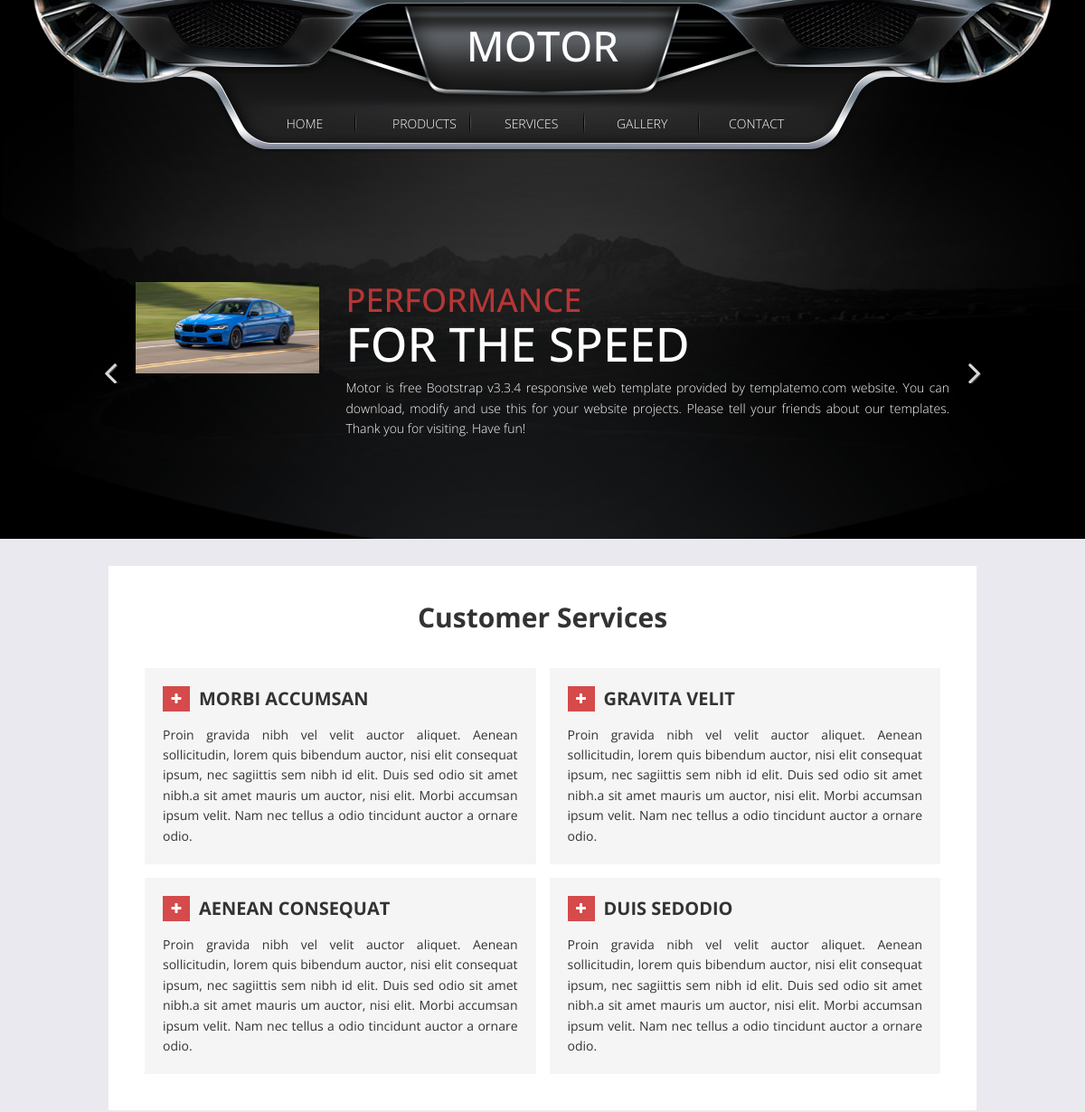
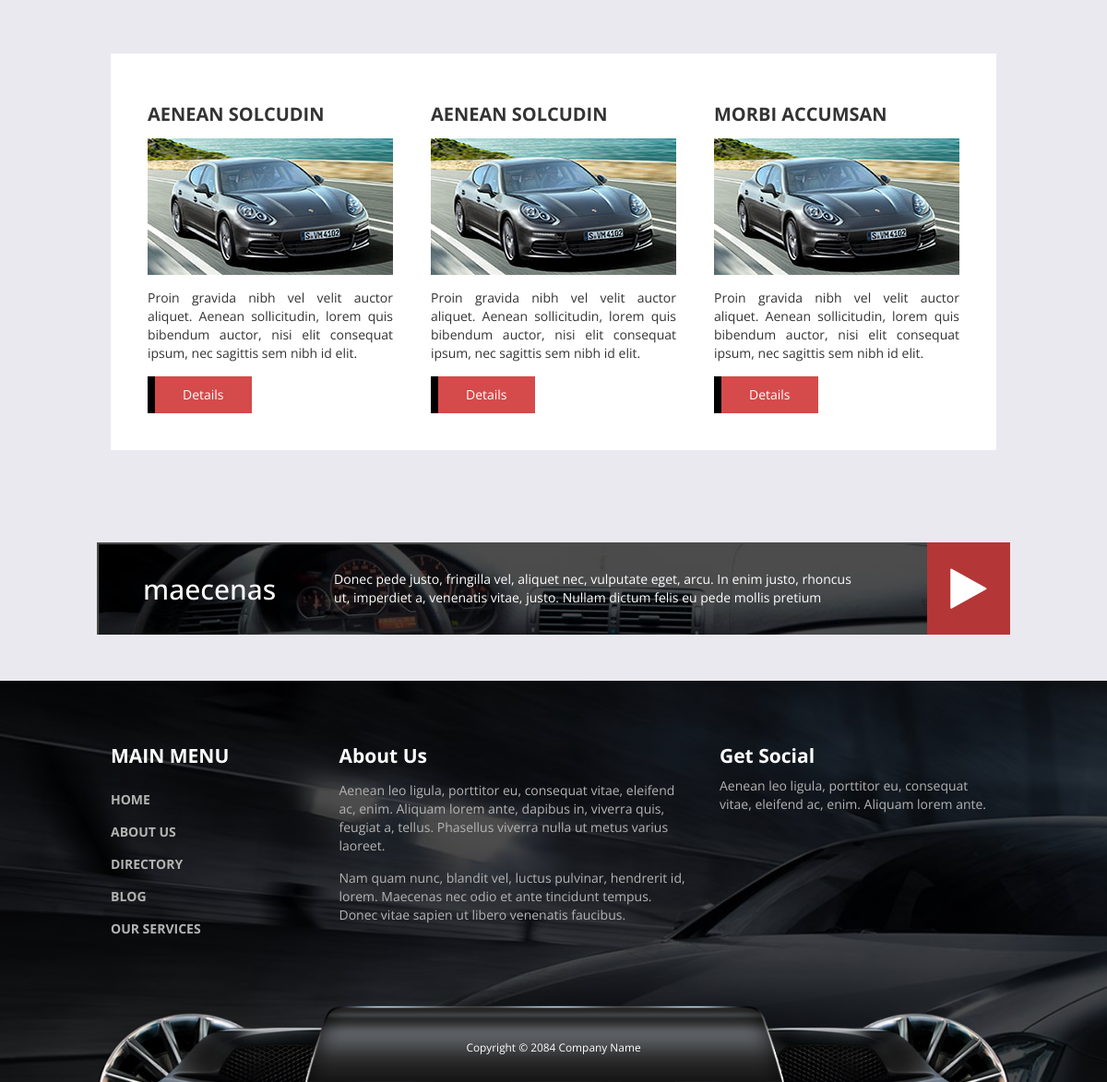
Page /services/ on the committed database (2 pictures, top to bottom).
### main/models.py (models this page shows, shortened)
class HomeSlider(models.Model):
    name1 = models.CharField('Slider name1', max_length=30)
    name2 = models.CharField('Slider name2', max_length=30)
    about = models.TextField('Slider about')
    img = models.ImageField('Slider image', upload_to='media')
    class Meta:
        verbose_name = 'HomeSlider'
        verbose_name_plural = 'HomeSliders'

class Banner(models.Model):
    banner_title = models.CharField('Banner title', max_length=30)
    description = models.TextField('Banner description')
    Banner_url = models.URLField('Banner video url', max_length = 200)
    class Meta:
        verbose_name = 'Banner'
        verbose_name_plural = 'Banners'

### main/views.py (the view)
# urls.py: path('services/', views.ServicesListView.as_view(), name='services'),
class ServicesListView(ListView):
    template_name = 'services.html'
    def get(self, request):
        banner = Banner.objects.all()
        slider = HomeSlider.objects.all()
        return render(request, self.template_name, {'slider':slider, "banner":banner})

### main/templates/services.html
{% extends 'base.html' %}
{% block content %}
    <section class="container margin-bottom-50">
      <div class="services-container-1">
        <h2 class="services-title">Customer Services</h2>
        <div class="services-blocks-container">
          <div class="services-block">
            <div class="services-header">
              <i class="fa fa-plus services-icon"></i>
              <h3 class="services-title-2">Morbi Accumsan</h3>
            </div>
            <p class="services-description">Proin gravida nibh vel velit auctor aliquet. Aenean sollicitudin, lorem quis bibendum auctor, nisi elit consequat ipsum, nec sagiittis sem   nibh id elit. Duis sed odio sit amet nibh.a sit amet mauris um auctor, nisi elit. Morbi accumsan ipsum velit. Nam nec tellus a odio tincidunt auctor a ornare odio.</p>
          </div>
          <div class="services-block">
            <div class="services-header">
              <i class="fa fa-plus services-icon"></i>
              <h3 class="services-title-2">Gravita Velit</h3>
            </div>
            <p class="services-description">Proin gravida nibh vel velit auctor aliquet. Aenean sollicitudin, lorem quis bibendum auctor, nisi elit consequat ipsum, nec sagiittis sem   nibh id elit. Duis sed odio sit amet nibh.a sit amet mauris um auctor, nisi elit. Morbi accumsan ipsum velit. Nam nec tellus a odio tincidunt auctor a ornare odio.</p>
          </div>
        </div>
        <div class="services-blocks-container">
          <div class="services-block">
            <div class="services-header">
              <i class="fa fa-plus services-icon"></i>
              <h3 class="services-title-2">aenean consequat</h3>
            </div>
            <p class="services-description">Proin gravida nibh vel velit auctor aliquet. Aenean sollicitudin, lorem quis bibendum auctor, nisi elit consequat ipsum, nec sagiittis sem   nibh id elit. Duis sed odio sit amet nibh.a sit amet mauris um auctor, nisi elit. Morbi accumsan ipsum velit. Nam nec tellus a odio tincidunt auctor a ornare odio.</p>
          </div>
          <div class="services-block">
            <div class="services-header">
              <i class="fa fa-plus services-icon"></i>
              <h3 class="services-title-2">duis sedodio</h3>
            </div>
            <p class="services-description">Proin gravida nibh vel velit auctor aliquet. Aenean sollicitudin, lorem quis bibendum auctor, nisi elit consequat ipsum, nec sagiittis sem   nibh id elit. Duis sed odio sit amet nibh.a sit amet mauris um auctor, nisi elit. Morbi accumsan ipsum velit. Nam nec tellus a odio tincidunt auctor a ornare odio.</p>
          </div>
        </div>
      </div>
      <div class="about-container-2">
        <div class="services-container-inner">
          <h3 class="about-title-2">aenean solcudin</h3>
          <img src="img/services-1.jpg" alt="Image" class="img-responsive margin-bottom-15">
          <p class="about-description">Proin gravida nibh vel velit auctor aliquet. Aenean sollicitudin, lorem quis bibendum auctor, nisi elit consequat ipsum, nec sagittis sem nibh id elit.</p>
          <a href="#" class="about-link about-link-2">Details</a>
        </div>
        <div class="services-container-inner">
          <h3 class="about-title-2">aenean solcudin</h3>
          <img src="img/services-1.jpg" alt="Image" class="img-responsive margin-bottom-15">
          <p class="about-description">Proin gravida nibh vel velit auctor aliquet. Aenean sollicitudin, lorem quis bibendum auctor, nisi elit consequat ipsum, nec sagittis sem nibh id elit.</p>
          <a href="#" class="about-link about-link-2">Details</a>
        </div>
        <div class="services-container-inner">
          <h3 class="about-title-2">morbi accumsan</h3>
          <img src="img/services-1.jpg" alt="Image" class="img-responsive margin-bottom-15">
          <p class="about-description">Proin gravida nibh vel velit auctor aliquet. Aenean sollicitudin, lorem quis bibendum auctor, nisi elit consequat ipsum, nec sagittis sem nibh id elit.</p>
          <a href="#"  class="about-link about-link-2">Details</a>
        </div>
      </div>
    </section>
{% endblock %}

### main/templates/base.html (shortened to what this page needs)
{% load static %}
<!DOCTYPE html>
<html lang="en">
<head>
  <link href="{% static 'css/bootstrap.min.css' %}" rel="stylesheet">
  <link href="{% static 'css/font-awesome.min.css' %}" rel="stylesheet">
  <link href="{% static 'css/templatemo-style.css' %}" rel="stylesheet">
      </head>
      <body class="about-page">
        <section class="templatemo-top-section">
          <div class="templatemo-header">
            <img class="templatemo-header-img" src="{% static 'img/header.png' %}" alt="Header">
            <h1 class="templatemo-site-name">Motor</h1>
            <div class="templatemo-nav-container">
              <nav class="templatemo-nav">
                <ul>
                 <li><a href="{% url 'home' %}">Home</a></li>
                 <li><a href="{% url 'products' %}">Products</a></li>
                 <li><a href="{% url 'services' %}">Services</a></li>
                 <li><a href="{% url 'gallery' %}">Gallery</a></li>
                 <li><a href="{% url 'contact' %}">Contact</a></li>
               </ul>
             </nav>
           </div>
         </div>
            {% include '_homeslider.html' %}
      </section>
{% block content %}{% endblock %}
 <section class="container margin-bottom-50">
 {% for i in banner %}
 <form method = 'POST'>
      <div class="row">
        <div class="tm-banner">
            <h2 class="tm-banner-title">{{ i.banner_title }}</h2>
            <p class="tm-banner-description">{{ i.description}}</p>
            <a href="{{ i.Banner_url}}" target="_blank" class="tm-banner-link"><i class="fa fa-play"></i></a>
        </div>
  </form>
  {% endfor %}
  </section>
    <footer class="tm-footer">
        <div class="container">
          <div class="row margin-bottom-60">
            <nav class="col-lg-3 col-md-3 tm-footer-nav tm-footer-div">
              <h3 class="tm-footer-div-title">Main Menu</h3>
              <ul>
                <li><a href="{% url 'home' %}">Home</a></li>
                <li><a href="{% url 'about' %}">About Us</a></li>
                <li><a href="{% url 'gallery' %}">Directory</a></li>
                <li><a href="#">Blog</a></li>
                <li><a href="{% url 'services' %}">Our Services</a></li>
              </ul>
            </nav>
            <div class="col-lg-5 col-md-5 tm-footer-div">
              <h3 class="tm-footer-div-title">About Us</h3>
              <p class="margin-top-15">Aenean leo ligula, porttitor eu, consequat vitae, eleifend ac, enim. Aliquam lorem ante, dapibus in, viverra quis, feugiat a, tellus. Phasellus viverra nulla ut metus varius laoreet.</p>
              <p class="margin-top-15">Nam quam nunc, blandit vel, luctus pulvinar, hendrerit id, lorem. Maecenas nec odio et ante tincidunt tempus. Donec vitae sapien ut libero venenatis faucibus.</p>
            </div>
            <div class="col-lg-4 col-md-4 tm-footer-div">
              <h3 class="tm-footer-div-title">Get Social</h3>
              <p>Aenean leo ligula, porttitor eu, consequat vitae, eleifend ac, enim. Aliquam lorem ante.</p>
            </div>
          </div>
          <div class="row tm-copyright">
            <p class="col-lg-12 small copyright-text text-center">Copyright &copy; 2084 Company Name</p>
          </div>
        </div>
      </footer>
    </body>
    </html>

### main/templates/_homeslider.html
<div class="templatemo-welcome welcome-slider">
    <div class="container">
      <div class="row">
        <div class="flexslider">
          <ul class="slides">
            {% for i in slider %}
            <li>
              <div class="about-slider">
                <div class="col-lg-3 col-md-3 col-sm-4 col-xs-12">
                  <img src="{{ i.img.url }}" class="img-responsive" alt="Image">
                </div>
                <div class="col-lg-9 col-md-9 col-sm-8 col-xs-12 about-slider-description">
                  <h2 class="text-uppercase welcome-title">
                        <span class="welcome-title-1">{{ i.name1 }}</span>
                        <span class="welcome-title-2">{{ i.name2 }}</span>
                  </h2>
                  <p class="welcome-message">{{ i.about }}</p>
                </div>
              </div>
              {% endfor %}
            </li>
          </ul>
        </div>
      </div>
    </div>
  </div>

### rows in the picture
HomeSlider: img (picture), name1 "PERFORMANCE", name2 "FOR THE SPEED", about "Motor is free Bootstrap v3.3.4 responsive web template provided by templatemo.com website. You can download, modify and use this for your website projects. Please tell your friends about our templates. Thank you for visiting. Have fun!"
Banner: banner_title "maecenas", description "Donec pede justo, fringilla vel, aliquet nec, vulputate eget, arcu. In enim justo, rhoncus ut, imperdiet a, venenatis vitae, justo. Nullam dictum felis eu pede mollis pretium"
